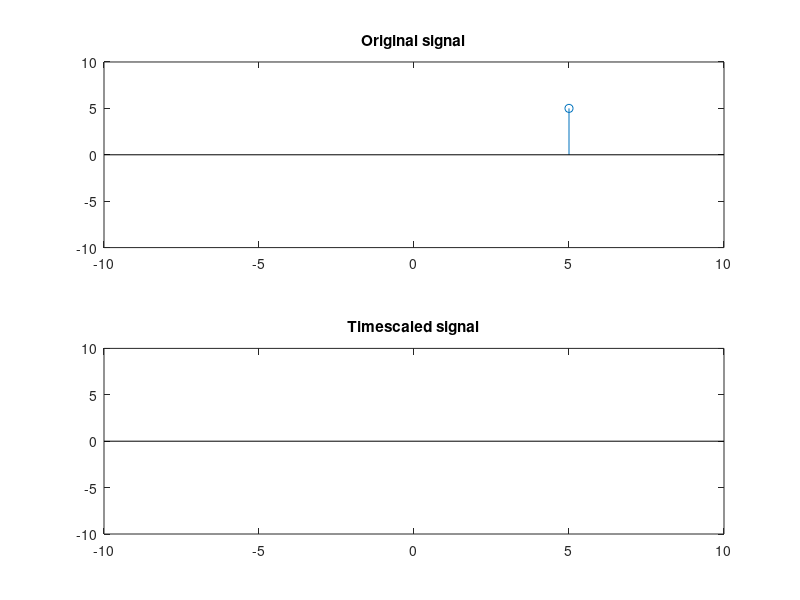

This chart was generated by the following MATLAB code:
clc;
clear all;
close all;
x = input('enter the sequence');
s = input('enter the scaling factor');
y = input('enter the starting point');
[p q] = size(x);
n = y:y+q-1;
subplot(2,1,1);
stem(n,x);
hold on;
xlim([-10 10]);
ylim([-10 10]);
title('Original signal');
hold off;
%timescaling
subplot(2,1,2);
stem(s.*n,x);
hold on;
xlim([-10 10]);
ylim([-10 10]);
title('Timescaled signal');
hold off;


